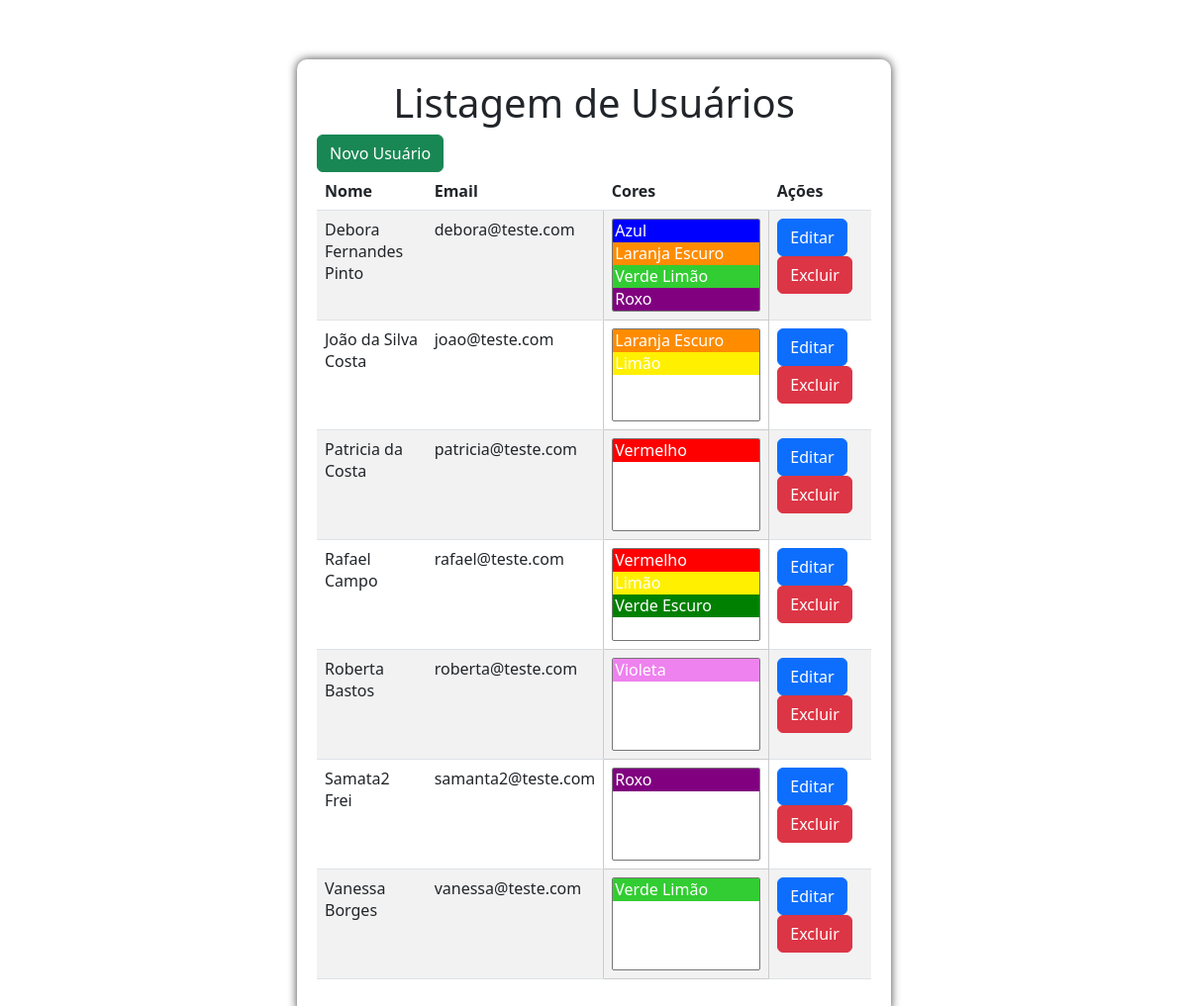
The page / on the database its author committed.
### tables this page shows
CREATE TABLE users (
    id INTEGER PRIMARY KEY AUTOINCREMENT,
    name VARCHAR(100) NOT NULL,
    email VARCHAR(100) NOT NULL
);

### app/View/users/index.php (the view, shortened to what this page needs)
<?php
$stmt = $pdo->query('SELECT u.* FROM users u ORDER BY u.name ASC');
$users = $stmt->fetchAll(PDO::FETCH_ASSOC);
?>
    <div class="container" id='principal'>
    <h1><center>Listagem de Usuários</center></h1>
    <a href="/users/create" class="btn btn-success">Novo Usuário</a>
    <table class='table table-striped'>
        <thead>
            <tr>
                <th>Nome</th>
                <th>Email</th>
                <th>Cores</th>
                <th>Ações</th>
            </tr>
        </thead>
        <tbody>
            <?php foreach ($users as $user): ?>
                <tr>
                    <td><?= $user['name'] ?></td>
                    <td><?= $user['email'] ?></td>
                    <td class="color-cell" style="background-color:<?=$user['hexadecimal']?>; color:#fff"><center>
                    <select multiple style='width:150px'>
                            <?php
                                $stmtColor = $pdo->prepare('SELECT c.* FROM colors c INNER JOIN user_colors uc ON c.id = uc.color_id WHERE uc.user_id = :userId');
                                $stmtColor->execute(['userId' => $user['id']]);
                                $cores = $stmtColor->fetchAll(PDO::FETCH_ASSOC);
                                foreach ($cores as $cor) {
                                    echo "<option value='{$cor['id']}' style='background-color:{$cor['hexadecimal']}; color:#fff;'>{$cor['name']}</option>";
                                }
                            ?>
                    </select>
                    <?= $user['color_name'] ?></center></td>
                    <td>
                        <a href="/users/<?= $user['id'] ?>/edit" class="btn btn-primary">Editar</a>
                        <form action="/users/" method="POST" style="display: inline;">
                            <button type="submit" onclick="return confirm('Tem certeza que deseja excluir este usuário?')" class="btn btn-danger">Excluir</button>
                        </form>
                    </td>
                </tr>
            <?php endforeach; ?>
        </tbody>
    </table>
    </div>

### public/index.php (shortened to what this page needs)
<?php session_start();
    $requestUri = $_SERVER['REQUEST_URI'];
    $dsn = 'sqlite:' . __DIR__ . '/../database/db.sqlite';
    try {
        $pdo = new PDO($dsn);
    } catch (PDOException $e) {
        echo "Erro de conexão: " . $e->getMessage();
        echo "<br>";
        echo "DSN: " . $dsn;
    }
?>
<html lang="pt-br">
<head>
    <link href="https://cdn.jsdelivr.net/npm/bootstrap@5.3.0-alpha1/dist/css/bootstrap.min.css" rel="stylesheet">
    <link href="css/estilo.css" rel="stylesheet" />
</head>
<body>
<?php
    if ($requestUri === '/') {
        require VIEWS_PATH . 'users/index.php';
    }else {
        http_response_code(404);
        echo "Página não encontrada";
    }
?>
</body>
</html>

### public/css/estilo.css (style rules this page uses)
#principal { margin-top:5%; box-shadow: 0px 0px 10px 0px rgba(0,0,0,0.75); border-radius: 10px; width:50%; padding:20px 20px 20px 20px }
.color-cell { width: 50px; height: 20px; border: 1px solid #ccc; }

### rows shown on the page
users: name "Debora Fernandes Pinto", email "debora@teste.com"
users: name "João da Silva Costa", email "joao@teste.com"
users: name "Patricia da Costa", email "patricia@teste.com"
users: name "Rafael Campo", email "rafael@teste.com"
users: name "Roberta Bastos", email "roberta@teste.com"
users: name "Samata2 Frei", email "samanta2@teste.com"
users: name "Vanessa Borges", email "vanessa@teste.com"
